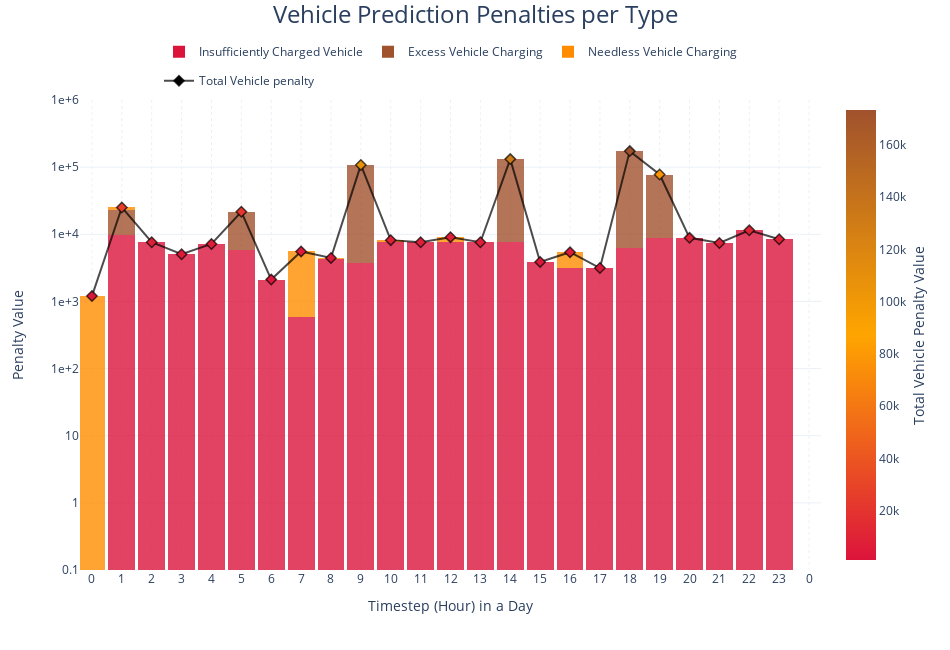

The cell this chart's notebook holds for it:
### Markdown cell above
#### Vehicle Prediction Penalties per Type

### Code cell
subplot_fig = go.Figure()

pen1 = penalties['Insufficiently Charged Vehicle Penalty']
pen2 = penalties['Excess Vehicle Charging Penalty']
pen3 = penalties['Needless Vehicle Charging Penalty']

subplot_fig.add_bar(y=pen1, showlegend=True, yaxis='y', width=0.9,
                    marker=dict(color='crimson', opacity=0.8, line_width=0), name='Insufficiently Charged Vehicle')
subplot_fig.add_bar(y=pen2, showlegend=True, yaxis='y', width=0.9,
                    marker=dict(color='sienna', opacity=0.8, line_width=0), name='Excess Vehicle Charging')
subplot_fig.add_bar(y=pen3, showlegend=True, yaxis='y', width=0.9,
                    marker=dict(color='darkorange', opacity=0.8, line_width=0), name='Needless Vehicle Charging')

pevpenalties = penalties['Total Vehicle Penalty']
subplot_fig.add_scatter(x=penalties.index, y=pevpenalties, line_shape='linear', name='Total Vehicle penalty', mode='lines+markers',
                        marker=dict(size=8, symbol='diamond', line=dict(width=1.5), color=pevpenalties, coloraxis='coloraxis'), line=dict(color='rgba(0,0,0,0.7)', width=2),
                        showlegend=True, yaxis='y', legendgroup='Total Vehicle Penalty')

subplot_fig.add_annotation(x=-0.1, y=0.5, text="Penalty Value", xanchor='left', yanchor='middle', textangle=-90, xref="paper", yref="paper", font_size=14, showarrow=False)
subplot_fig.add_annotation(x=0.5, y=-0.1, text="Timestep (Hour) in a Day", textangle=0, xref="paper", yref="paper", font_size=14, showarrow=False)

max_timestep = int(initial_training_data.Departure.max() + 1)
subplot_fig.update_layout(title="Vehicle Prediction Penalties per Type",
                          yaxis=dict(title=''))
subplot_fig.update_xaxes(tickformat='', griddash="dot", title='', range=[-0.4, 24.4],
                         tickvals=[i for i in range(max_timestep)],
                         ticktext=[str(i%24) for i in range(max_timestep)])

# For plot export: w(1280)xh(720), w(1920)xh(1080)
# For better overview in jupyter: w(850)xh(650)
plot_width = 950
plot_height = 650

subplot_fig.update_yaxes(nticks=6, dtick=0.2)
subplot_fig.update_layout(height=plot_height, width=plot_width, title=dict(xanchor="center", x=0.5, font_size=24, y=0.99), 
                          showlegend=True, coloraxis=dict(colorscale=[[0, 'crimson'], [0.5, 'orange'], [1, 'sienna']], 
                                                          colorbar=dict(title=dict(text='Total Vehicle Penalty Value', side='right'))), barmode='stack',
                          legend=dict(x=0.5, orientation='h', yanchor='bottom', entrywidth=0, y=1.01, xanchor='center'), scattermode='overlay',
                          yaxis=dict(tickformat=" ,.2~g", dtick=1, range=[-1, 6], type='log'))


subplot_fig.show()

del max_timestep, plot_width, plot_height

### Figure 1 — Plotly figure (JSON) as saved in the notebook; plotly's stock layout.template omitted (floating-point values rounded to 4 significant figures)
{"data": [{"marker": {"color": "crimson", "line": {"width": 0}, "opacity": 0.8}, "name": "Insufficiently Charged Vehicle", "showlegend": true, "type": "bar", "width": 0.9, "y": [0, 9715.0, 7610.0, 5048.0, 7166.0, 5753.0, 2118.0, 577.5, 4313.0, 3736.0, 7613.0, 7613.0, 7613.0, 7613.0, 7613.0, 3878.0, 3143.0, 3143.0, 6268.0, 8850.0, 8850.0, 7421.0, 11450.0, 8428.0], "yaxis": "y"}, {"marker": {"color": "sienna", "line": {"width": 0}, "opacity": 0.8}, "name": "Excess Vehicle Charging", "showlegend": true, "type": "bar", "width": 0.9, "y": [0, 13360.0, 0, 0, 0, 15910.0, 0, 0, 0, 104100.0, 0, 0, 0, 0, 124200.0, 0, 0, 0, 167000.0, 68860.0, 0, 0, 0, 0], "yaxis": "y"}, {"marker": {"color": "darkorange", "line": {"width": 0}, "opacity": 0.8}, "name": "Needless Vehicle Charging", "showlegend": true, "type": "bar", "width": 0.9, "y": [1201.0, 2000, 0, 0, 0, 0, 0, 4975.0, 135.1, 0, 566.4, 0, 1437.0, 0, 0, 0, 2269.0, 0, 0, 0, 0, 0, 0, 0], "yaxis": "y"}, {"legendgroup": "Total Vehicle Penalty", "line": {"color": "rgba(0,0,0,0.7)", "shape": "linear", "width": 2}, "marker": {"color": [1201.0, 25080.0, 7610.0, 5048.0, 7166.0, 21670.0, 2118.0, 5553.0, 4448.0, 107900.0, 8180.0, 7613.0, 9050.0, 7613.0, 131800.0, 3878.0, 5413.0, 3143.0, 173300.0, 77710.0, 8850.0, 7421.0, 11450.0, 8428.0], "coloraxis": "coloraxis", "line": {"width": 1.5}, "size": 8, "symbol": "diamond"}, "mode": "lines+markers", "name": "Total Vehicle penalty", "showlegend": true, "type": "scatter", "x": [0, 1, 2, 3, 4, 5, 6, 7, 8, 9, 10, 11, 12, 13, 14, 15, 16, 17, 18, 19, 20, 21, 22, 23], "y": [1201.0, 25080.0, 7610.0, 5048.0, 7166.0, 21670.0, 2118.0, 5553.0, 4448.0, 107900.0, 8180.0, 7613.0, 9050.0, 7613.0, 131800.0, 3878.0, 5413.0, 3143.0, 173300.0, 77710.0, 8850.0, 7421.0, 11450.0, 8428.0], "yaxis": "y"}], "layout": {"annotations": [{"font": {"size": 14}, "showarrow": false, "text": "Penalty Value", "textangle": -90, "x": -0.1, "xanchor": "left", "xref": "paper", "y": 0.5, "yanchor": "middle", "yref": "paper"}, {"font": {"size": 14}, "showarrow": false, "text": "Timestep (Hour) in a Day", "textangle": 0, "x": 0.5, "xref": "paper", "y": -0.1, "yref": "paper"}], "barmode": "stack", "coloraxis": {"colorbar": {"title": {"side": "right", "text": "Total Vehicle Penalty Value"}}, "colorscale": [[0, "crimson"], [0.5, "orange"], [1, "sienna"]]}, "height": 650, "legend": {"entrywidth": 0, "orientation": "h", "x": 0.5, "xanchor": "center", "y": 1.01, "yanchor": "bottom"}, "scattermode": "overlay", "showlegend": true, "title": {"font": {"size": 24}, "text": "Vehicle Prediction Penalties per Type", "x": 0.5, "xanchor": "center", "y": 0.99}, "width": 950, "xaxis": {"griddash": "dot", "range": [-0.4, 24.4], "tickformat": "", "ticktext": ["0", "1", "2", "3", "4", "5", "6", "7", "8", "9", "10", "11", "12", "13", "14", "15", "16", "17", "18", "19", "20", "21", "22", "23", "0", "1", "2", "3"], "tickvals": [0, 1, 2, 3, 4, 5, 6, 7, 8, 9, 10, 11, 12, 13, 14, 15, 16, 17, 18, 19, 20, 21, 22, 23, 24, 25, 26, 27], "title": {"text": ""}}, "yaxis": {"dtick": 1, "nticks": 6, "range": [-1, 6], "tickformat": " ,.2~g", "title": {"text": ""}, "type": "log"}}}
